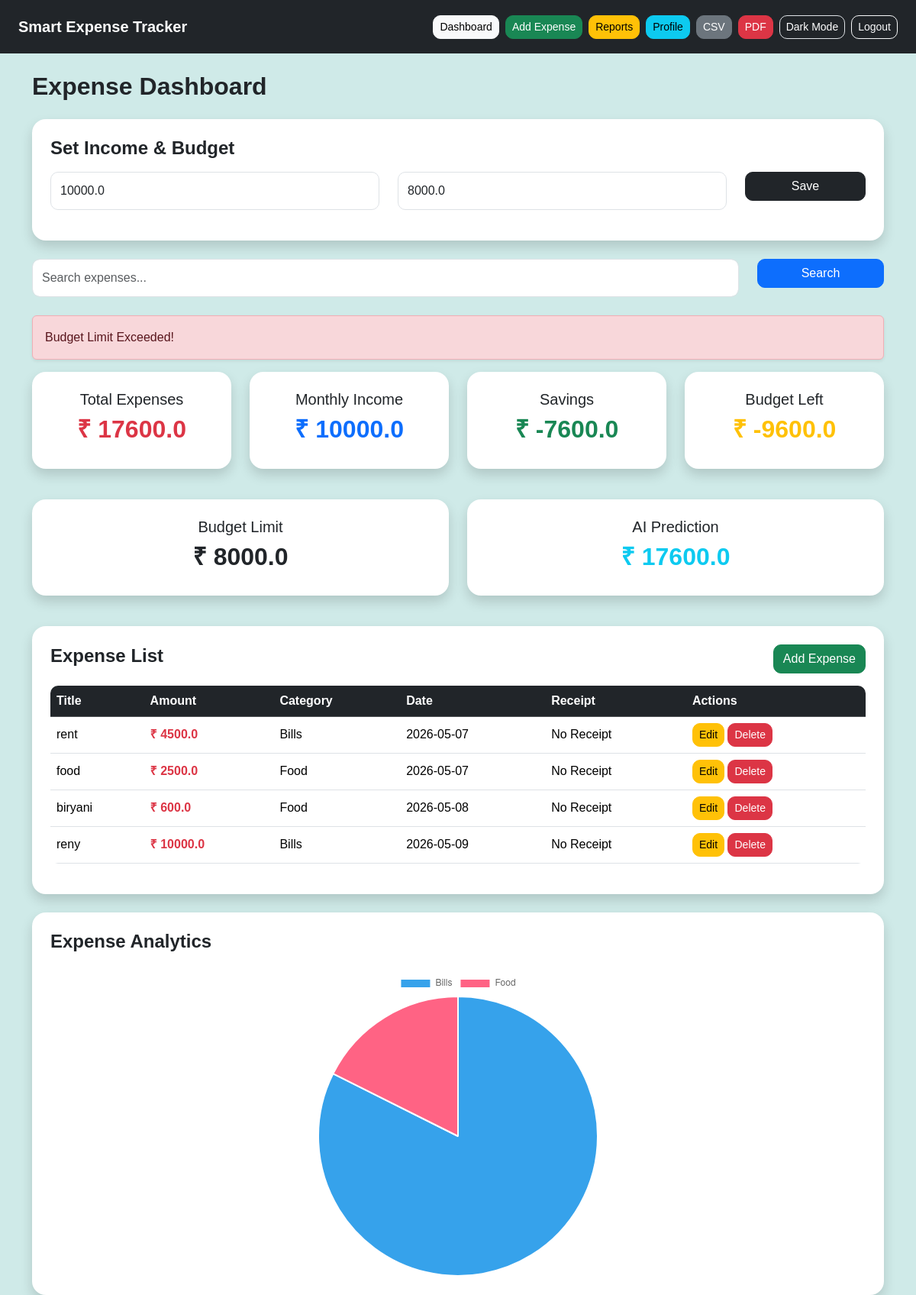
The page /dashboard (signed in) on the database its author committed.
### app.py (models this page shows)
class User(UserMixin, db.Model):
    id = db.Column(db.Integer, primary_key=True)
    username = db.Column(db.String(100), unique=True)
    email = db.Column(db.String(100))
    password = db.Column(db.String(200))
    is_admin = db.Column(db.Boolean, default=False)
    income = db.Column(db.Float, default=0)
    budget = db.Column(db.Float, default=0)

class Expense(db.Model):
    id = db.Column(db.Integer, primary_key=True)
    title = db.Column(db.String(100))
    amount = db.Column(db.Float)
    category = db.Column(db.String(100))
    date = db.Column(db.String(100))
    receipt = db.Column(db.String(200))
    user_id = db.Column(db.Integer, db.ForeignKey('user.id'))

### app.py (the view)
@app.route('/dashboard')
@login_required
def dashboard():
    expenses = Expense.query.filter_by(user_id=current_user.id).all()
    total = sum(exp.amount for exp in expenses)
    categories = {}
    for exp in expenses:
        categories[exp.category] = categories.get(exp.category, 0) + exp.amount
    income = current_user.income
    budget_limit = current_user.budget
    savings = income - total
    remaining_budget = budget_limit - total
    warning = False
    if budget_limit > 0:
        warning = total > budget_limit
    prediction = round((total / 30) * 30, 2)
    return render_template(
        'dashboard.html',
        expenses=expenses,
        total=total,
        categories=categories,
        savings=savings,
        warning=warning,
        prediction=prediction,
        income=income,
        budget_limit=budget_limit,
        remaining_budget=remaining_budget
    )

### app.py (called while the page is built)
@login_manager.user_loader
def load_user(user_id):
    return User.query.get(int(user_id))

### templates/dashboard.html
{% extends 'base.html' %}
{% block content %}
<h2 class="mb-4 fw-bold">
    Expense Dashboard
</h2>
<div class="card shadow border-0 p-4 mb-4">
    <h4 class="fw-bold mb-3">
        Set Income & Budget
    </h4>
    <form action="/update_finance" method="POST">
        <div class="row">
            <div class="col-md-5 mb-3">
                <input
                    type="number"
                    step="0.01"
                    name="income"
                    class="form-control"
                    placeholder="Enter Monthly Income"
                    value="{{ income }}"
                    required
                >
            </div>
            <div class="col-md-5 mb-3">
                <input
                    type="number"
                    step="0.01"
                    name="budget"
                    class="form-control"
                    placeholder="Enter Monthly Budget"
                    value="{{ budget_limit }}"
                    required
                >
            </div>
            <div class="col-md-2 mb-3">
                <button class="btn btn-dark w-100">
                    Save
                </button>
            </div>
        </div>
    </form>
</div>
<form action="/search" class="mb-4">
    <div class="row">
        <div class="col-md-10">
            <input
                type="text"
                name="query"
                class="form-control"
                placeholder="Search expenses..."
            >
        </div>
        <div class="col-md-2">
            <button class="btn btn-primary w-100">
                Search
            </button>
        </div>
    </div>
</form>
{% if warning %}
<div class="alert alert-danger shadow-sm">
    Budget Limit Exceeded!
</div>
{% endif %}
<div class="row mb-4">
    <div class="col-md-3 mb-3">
        <div class="card shadow border-0 p-4 text-center">
            <h5>Total Expenses</h5>
            <h2 class="fw-bold text-danger">
                ₹ {{ total }}
            </h2>
        </div>
    </div>
    <div class="col-md-3 mb-3">
        <div class="card shadow border-0 p-4 text-center">
            <h5>Monthly Income</h5>
            <h2 class="fw-bold text-primary">
                ₹ {{ income }}
            </h2>
        </div>
    </div>
    <div class="col-md-3 mb-3">
        <div class="card shadow border-0 p-4 text-center">
            <h5>Savings</h5>
            <h2 class="fw-bold text-success">
                ₹ {{ savings }}
            </h2>
        </div>
    </div>
    <div class="col-md-3 mb-3">
        <div class="card shadow border-0 p-4 text-center">
            <h5>Budget Left</h5>
            <h2 class="fw-bold text-warning">
                ₹ {{ remaining_budget }}
            </h2>
        </div>
    </div>
</div>
<div class="row mb-4">
    <div class="col-md-6 mb-3">
        <div class="card shadow border-0 p-4 text-center">
            <h5>Budget Limit</h5>
            <h2 class="fw-bold text-dark">
                ₹ {{ budget_limit }}
            </h2>
        </div>
    </div>
    <div class="col-md-6 mb-3">
        <div class="card shadow border-0 p-4 text-center">
            <h5>AI Prediction</h5>
            <h2 class="fw-bold text-info">
                ₹ {{ prediction }}
            </h2>
        </div>
    </div>
</div>
<div class="card shadow border-0 p-4 mb-4">
    <div class="d-flex justify-content-between align-items-center mb-3">
        <h4 class="fw-bold">
            Expense List
        </h4>
        <a href="/add" class="btn btn-success">
            Add Expense
        </a>
    </div>
    <div class="table-responsive">
        <table class="table table-hover align-middle">
            <thead class="table-dark">
                <tr>
                    <th>Title</th>
                    <th>Amount</th>
                    <th>Category</th>
                    <th>Date</th>
                    <th>Receipt</th>
                    <th>Actions</th>
                </tr>
            </thead>
            <tbody>
                {% for exp in expenses %}
                <tr>
                    <td>{{ exp.title }}</td>
                    <td class="fw-bold text-danger">
                        ₹ {{ exp.amount }}
                    </td>
                    <td>{{ exp.category }}</td>
                    <td>{{ exp.date }}</td>
                    <td>
                        {% if exp.receipt %}
                        <a
                            href="{{ url_for('static', filename='uploads/' + exp.receipt) }}"
                            target="_blank"
                            class="btn btn-sm btn-info"
                        >
                            View
                        </a>
                        {% else %}
                        No Receipt
                        {% endif %}
                    </td>
                    <td>
                        <a
                            href="/edit/{{ exp.id }}"
                            class="btn btn-warning btn-sm"
                        >
                            Edit
                        </a>
                        <a
                            href="/delete/{{ exp.id }}"
                            class="btn btn-danger btn-sm"
                        >
                            Delete
                        </a>
                    </td>
                </tr>
                {% endfor %}
            </tbody>
        </table>
    </div>
</div>
<div class="card shadow border-0 p-4">
    <h4 class="fw-bold mb-4">
        Expense Analytics
    </h4>
    <canvas id="pieChart"></canvas>
</div>
<script>
const ctx = document.getElementById('pieChart');
new Chart(ctx, {
    type: 'pie',
    data: {
        labels: {{ categories.keys() | list | tojson }},
        datasets: [{
            data: {{ categories.values() | list | tojson }}
        }]
    }
});
</script>
{% endblock %}

### static/style.css (style rules this page uses)
body { background: #cfeae8; font-family: Arial, sans-serif; transition: 0.3s; }
.card { border: none; border-radius: 18px; overflow: hidden; }
.btn { border-radius: 10px; transition: 0.3s; }
.table { background: white; border-radius: 10px; overflow: hidden; }
.form-control, .form-select { border-radius: 10px; padding: 12px; }
canvas { max-height: 400px; }

### rows shown on the page
User: income "10000.0", budget "8000.0"
Expense: title "rent", amount "4500.0", category "Bills", date "2026-05-07", receipt "No Receipt"
Expense: title "food", amount "2500.0", category "Food", date "2026-05-07", receipt "No Receipt"
Expense: title "biryani", amount "600.0", category "Food", date "2026-05-08", receipt "No Receipt"
Expense: title "reny", amount "10000.0", category "Bills", date "2026-05-09", receipt "No Receipt"

### other values the page prints
{{ total }} "17600.0"
{{ savings }} "-7600.0"
{{ remaining_budget }} "-9600.0"
{{ prediction }} "17600.0"
chart data {{ categories.keys() | list | tojson }} ["Bills", "Food"]
chart data {{ categories.values() | list | tojson }} [14500.0, 3100.0]
